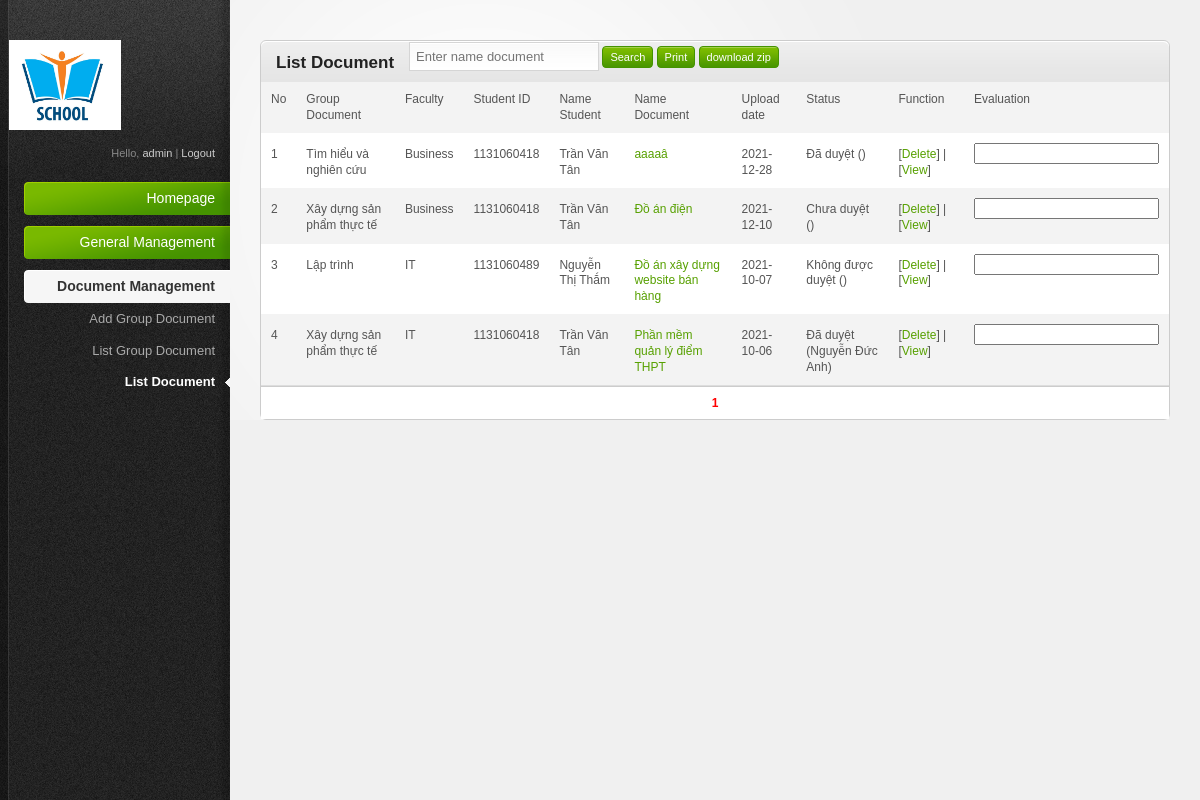
The page /admin/index.php?act=document (signed in) on the database its author committed.
### tables this page shows
CREATE TABLE IF NOT EXISTS `tbl_document` (
  `id` int(11) NOT NULL AUTO_INCREMENT,
  `id_groupDoc` int(11) NOT NULL,
  `id_faculty` int(11) NOT NULL,
  `studentID` varchar(20) NOT NULL,
  `title` varchar(100) NOT NULL,
  `uploadDate` date NOT NULL,
  `document` varchar(300) NOT NULL,
  `status` varchar(20) NOT NULL,
  `adminID` varchar(20) NOT NULL,
  `description` varchar(300) NOT NULL,
  PRIMARY KEY (`id`)
);

CREATE TABLE IF NOT EXISTS `tbl_groupDoc` (
  `id` int(11) NOT NULL AUTO_INCREMENT,
  `name` varchar(50) NOT NULL,
  PRIMARY KEY (`id`)
);

CREATE TABLE IF NOT EXISTS `tbl_faculty` (
  `id` int(11) NOT NULL AUTO_INCREMENT,
  `name` varchar(50) NOT NULL,
  PRIMARY KEY (`id`)
);

CREATE TABLE IF NOT EXISTS `tbl_student` (
  `studentID` varchar(20) NOT NULL,
  `password` varchar(300) NOT NULL,
  `id_faculty` int(11) NOT NULL,
  `fullname` varchar(50) NOT NULL,
  `dob` date NOT NULL,
  `phoneNum` varchar(15) NOT NULL,
  `email` varchar(30) NOT NULL,
  PRIMARY KEY (`studentID`)
);

### admin/modules/document/list.php (the view, shortened to what this page needs)
<div class="content-box-header">
	<h3>List Document</h3>
	<form>
		<input placeholder='Enter name document' name="name"/>
		<input type="submit" value="Search" class="button">
		<a target="_blank" href="printDocument.php?"><input type="button" value="Print" class="button"></a>
		<a target="_blank" href="downloadzip.php?"><input type="button" value="download zip" class="button"></a>
	</form>
</div>
<table>
	<tr>
		<td>No</td>
		<td>Group Document</td>
		<td>Faculty</td>
		<td>Student ID</td>
		<td>Name Student</td>
		<td>Name Document</td>
		<td>Upload date</td>
		<td>Status</td>
		<td>Function</td>
		<td>Evaluation</td>
	</tr>
<?php
$faculty_gv=$_SESSION['faculty_gv'];
if($_SESSION['roles']=="Admin"){$morong=" "; $morong1="";}
else {$morong="DA.id_faculty=$faculty_gv and"; $morong1="where DA.id_faculty=$faculty_gv";}
if($_GET['id_faculty']){
	$sql="select NDA.name as 'nameGroup', CN.name as 'nameFaculty', DA.*, SV.fullname from tbl_document DA inner join tbl_groupDoc NDA on DA.id_groupDoc=NDA.id inner join tbl_faculty CN on DA.id_faculty=CN.id inner join tbl_student SV on SV.studentID=DA.studentID where $morong DA.studentID in (select studentID from tbl_student where id_faculty=$_GET[id_faculty]) order by DA.id desc";
}
else{
	$sql="select NDA.name as 'nameGroup', CN.name as 'nameFaculty', DA.*, SV.fullname from tbl_document DA inner join tbl_groupDoc NDA on DA.id_groupDoc=NDA.id inner join tbl_faculty CN on DA.id_faculty=CN.id inner join tbl_student SV on SV.studentID=DA.studentID $morong1 order by DA.id desc";
}
$qr=mysql_query($sql." limit $GLOBALS[vtbd], $GLOBALS[limit]");
$i=0;
while ($kq=mysql_fetch_array($qr)) {
	$i++;
	echo "<tr>";
		echo "<td>$i</td>";
		echo "<td>".$kq['nameGroup']."</td>";
		echo "<td>".$kq['nameFaculty']."</td>";
		echo "<td>".$kq['studentID']."</td>";
		echo "<td>".$kq['fullname']."</td>";
		echo "<td><a href='../upload/$kq[document]' target='_blank'>".$kq['title']."</a></td>";
		echo "<td>".$kq['uploadDate']."</td>";
		echo "<td>".$kq['status'];
		if($kq['status']!="Waiting"){
			$tv="select fullname from tbl_admin where adminID='$kq[adminID]'";
			$tv1=mysql_query($tv);
			$tv2=mysql_fetch_array($tv1);
			echo " ($tv2[fullname])</td><td>";
		}
		else{
			echo "</td>";
			echo "<td>[<a href='?act=document&mod=approvedDoc&id=$kq[id]&status=Approved'>Approved</a>] | [<a href='?act=document&mod=approvedDoc&id=$kq[id]&status=Unapproved'>Unapproved</a>] | ";
		}
			echo "[<a href='?act=document&mod=delete&id=$kq[id]' onclick='return checkDel()'>Delete</a>] | [<a href='?act=document&mod=seeSummary&id=$kq[id]'>View</a>]</td>";
			echo "<td><input name='evaluation".$kq[id]."' class='text-form'></td>";
	echo "</tr>";
}
?>
</table>
<?php
	if($_GET['id_faculty']) pageDivider("select count(*) from tbl_document where $morong studentID in (select studentID from tbl_student where id_faculty=$_GET[id_faculty])");
	elseif($_GET['name']) pageDivider("select count(*) from tbl_document where $morong title like'%$_GET[name]%'");
	else pageDivider("select count(*) from tbl_document DA $morong1");
?>

### admin/index.php (shortened to what this page needs)
<?php
	include("../includes/functions.php");
?>
<!DOCTYPE html PUBLIC "-//W3C//DTD XHTML 1.0 Transitional//EN" "http://www.w3.org/TR/xhtml1/DTD/xhtml1-transitional.dtd">
<html xmlns="http://www.w3.org/1999/xhtml">
<head>
<link rel="stylesheet" href="teamplates/css/reset.css" type="text/css" media="screen" />
<link rel="stylesheet" href="teamplates/css/style.css" type="text/css" media="screen" />
<link rel="stylesheet" href="teamplates/css/invalid.css" type="text/css" media="screen" />
</head>
<body>
	<div id="body-wrapper">
		<div id="sidebar">
			<?php include("includes/c_left.php"); ?>
		</div>
		<div id="main-content">
			<div class="content-box">
				<?php include("includes/c_right.php"); ?>
			</div>
		</div>
	</div>
</body>
</html>

### admin/includes/c_left.php (shortened to what this page needs)
<?php
	function check_current_act($act)
	{
		if($_GET['act']==$act)
		{
			return "current";
		}
	}
	function check_current_mod($act,$mod)
	{
		if($_GET['act']==$act and $_GET['mod']==$mod)
		{
			return "current";
		}
	}
?>
<div id="sidebar-wrapper">
	<a href="#"><img id="logo" src="teamplates/images/logo.png" alt="CONTROL PANEL" style="
    width: 112px;
"></a>
	<div id="profile-links">
		Hello, <a href="?act=login&mod=changePassword" title="Change Password"><?php echo $_SESSION['adminID']; ?></a> | <a href="?act=login&mod=logout" title="Logout">Logout</a>
	</div>
	<ul id="main-nav">
		<li>
			<a href="index.php" class="nav-top-item no-submenu <?php echo check_current_act('');?>">
				Homepage
			</a>
		</li>
		<?php if($_SESSION['roles']=="Admin"){ ?>
		<li>
			<a href="#" class="nav-top-item <?php echo check_current_act('faculty').check_current_act('admin').check_current_act('student'); ?>">
			General Management</a>
		</li>
		<?php } ?>
		<li>
			<a href="#" class="nav-top-item <?php echo check_current_act('groupDoc'). check_current_act('document'); ?>">
			Document Management</a>
			<ul>
				<?php if($_SESSION['roles']=="Admin" || $_SESSION['roles']=="Coordinator"){ ?>
				<li><a class="<?php echo check_current_mod('groupDoc','add'); ?>" href="?act=groupDoc&mod=add">Add Group Document</a></li>
				<li><a class="<?php echo check_current_mod('groupDoc',''); ?>" href="?act=groupDoc
				">List Group Document</a></li>
				<?php } ?>
				<li>
					<a href="?act=document" class="<?php echo check_current_mod('document',''); ?>">
					List Document</a>
				</li>
			</ul>
		</li>
	</ul>
</div>

### admin/includes/c_right.php (shortened to what this page needs)
<?php
	switch ($_GET['act']) {
		case 'document':
			if($_GET['mod']=="delete"){
				include("modules/document/delete.php");
			}
			elseif($_GET['mod']=="approvedDoc"){
				include("modules/document/approvedDoc.php");
			}
			elseif($_GET['mod']=="seeSummary"){
				include("modules/document/seeSummary.php");
			}
			else{
				include("modules/document/list.php");
			}
			break;
	}
?>

### includes/functions.php (shortened to what this page needs)
		<?php
	function pageDivider($sql)
	{
		?>
		<?php
		$r_tv_1=mysql_query($sql);
		$r_tv_2=mysql_fetch_row($r_tv_1);
		$so=$r_tv_2[0];
		$st=ceil($so/$GLOBALS['limit']);
		echo "<div class='page'>";
		if($_GET['page']!="")
		{
			if(ereg("&page=",$_SERVER['REQUEST_URI']))
			{
				$_SERVER['REQUEST_URI']=str_replace("&page=","",$_SERVER['REQUEST_URI']);
				$_SERVER['REQUEST_URI']=substr($_SERVER['REQUEST_URI'],0,-strlen($_GET['page']));
				$lpt=$_SERVER['REQUEST_URI']."&page=";
			}
			else
			{
				$lpt=$_SERVER['REQUEST_URI']."&page=";
			}
		}
		else
		{
			$lpt=$_SERVER['REQUEST_URI']."&page=";
		}
		if($_GET['page']==""){$a=1;}else{$a=$_GET['page'];}
		$b_1=$_GET['page']-5;$n_1=$b_1;
		if($b_1<1){$b_1=1;}
		$b_2=$_GET['page']+5;
		if($b_2>=$st){$n_2=$b_2;$b_2=$st;}
		if($n_1<0){$v=(-1)*$n_1;$b_2=$b_2+$v;}
		if($n_2>=$st){$v_2=$n_2-$st;$b_1=$b_1-$v_2;}
		for($i=$b_1;$i<=$b_2;$i++)
		{
			$lpt_1=$lpt.$i;
			if($i>0 && $i<=$st)
			{
				if($i!=$a)
				{
					?>
						<a href="<?php echo $lpt_1; ?>" class="pt3"><?php echo $i;?> </a>
					<?php
				}
				else
				{
					echo "<b style=\"color:red\">$i</b>";
				}
			}
		}
		echo "</div>";
	}
?>

### admin/teamplates/css/style.css (style rules this page uses)
html { font-size: 100%; height: 100%; margin-bottom: 1px; }
body { font-family: Arial, Helvetica, sans-serif; color: #555; background: #f0f0f0 url('../images/bg-body.gif') top left repeat-y; font-size: 12px; }
#body-wrapper { background: url('../images/bg-radial-gradient.gif') fixed 230px top no-repeat; }
h1, h2, h3, h4, h5, h6 { font-family: Helvetica, Arial, sans-serif; color: #222; font-weight: bold; }
h3 { font-size: 17px; padding: 0 0 10px 0; }
a { color: #57a000; text-decoration: none; }
.button { font-family: Verdana, Arial, sans-serif; display: inline-block; background: #459300 url('../images/bg-button-green.gif') top left repeat-x !important; border: 1px solid #459300 !important; padding: 4px 7px 4px 7px !important; color: #fff !important; font-size: 11px !important; cursor: pointer; }
#sidebar { background: url('../images/bg-sidebar.gif') top left no-repeat; width: 230px; height: 100%; position: absolute; left: 0; top: 0; color: #888; font-size: 11px; }
#sidebar #sidebar-wrapper { margin: 0 0 0 9px; }
#sidebar a, #sidebar a:active { color:#ccc; }
#sidebar #logo { margin: 40px 0 15px 0; }
#sidebar #profile-links { padding: 0 15px 20px 15px; text-align: right; line-height: 1.5em; }
#sidebar #main-nav { width: 206px; padding: 0; margin: 0 0 0 15px; font-family: Helvetica, Arial, sans-serif; }
#sidebar #main-nav li { list-style: none; padding-bottom: 10px; text-align: right; }
#sidebar #main-nav li a.nav-top-item { background: transparent url('../images/bg-menu-item-green.gif') right center no-repeat; padding: 10px 15px; color: #fff; font-size: 14px; cursor: pointer; display: block; text-decoration: none; }
#sidebar #main-nav li a.current { background-image: url('../images/bg-menu-item-current.gif') !important; color: #333; font-weight: bold; }
#sidebar #main-nav ul { padding: 0; font-size: 12px; margin: 0; }
#sidebar #main-nav ul li { list-style: none; margin: 0; text-align: right; padding: 0; }
#sidebar #main-nav ul li a { padding: 8px 15px; display: block; color: #aaa; font-size: 13px; line-height: 1.2em; }
#sidebar #main-nav ul li a:hover, #sidebar #main-nav ul li a.current, #sidebar #main-nav ul li a.current:hover { color: #fff; }
#sidebar #main-nav ul li a.current { background: transparent url('../images/menu-current-arrow.gif') right center no-repeat !important; }
#main-content { margin: 0 30px 0 260px; padding: 40px 0 0 0; }
.content-box { border: 1px solid #ccc; margin: 0 0 20px 0; background: #fff; }
.content-box-header { background: #e5e5e5 url('../images/bg-content-box.gif') top left repeat-x; margin-top: 1px; height: 40px; }
.content-box-header h3 { padding: 12px 15px 10px; float: left; }
#main-content table { width: 100%; border-collapse: collapse; }
#main-content tbody tr { background: #fff; }
#main-content tbody tr.alt-row { background: #f3f3f3; }
#main-content table td, #main-content table th { padding: 10px; line-height: 1.3em; }
form input, input.text-input, form select, form textarea, form .wysiwyg { padding: 6px; font-size: 13px; background: #fff url('../images/bg-form-field.gif') top left repeat-x; border: 1px solid #d5d5d5; color: #333; }

### admin/teamplates/css/invalid.css (style rules this page uses)
.button, #main-content table tfoot td .bulk-actions select, .pagination a.number, form input.text-input, form textarea, form .wysiwyg, form select { -moz-border-radius: 4px; -webkit-border-radius: 4px; border-radius: 4px; }
.content-box, .content-box-header, ul.content-box-tabs li a.current, .shortcut-button, .notification { -moz-border-radius: 6px; -webkit-border-radius: 6px; border-radius: 6px; }
.content-box-header { -moz-border-radius-bottomleft: 0; -moz-border-radius-bottomright: 0; -webkit-border-bottom-left-radius: 0; -webkit-border-bottom-right-radius: 0; border-bottom-left-radius: 0; border-bottom-right-radius: 0; }

### includes/functions.php (style rules this page uses)
.page { text-align: center; padding: 10px; border-top: 1px solid #ccc; background: #fff; }

### rows shown on the page
tbl_document: id_groupDoc.name "Tìm hiểu và nghiên cứu", id_faculty.name "Business", studentID "1131060418", studentID.fullname "Trần Văn Tân", title "aaaaâ", uploadDate "2021-12-28", status "Đã duyệt"
tbl_document: id_groupDoc.name "Xây dựng sản phẩm thực tế", id_faculty.name "Business", studentID "1131060418", studentID.fullname "Trần Văn Tân", title "Đồ án điện", uploadDate "2021-12-10", status "Chưa duyệt"
tbl_document: id_groupDoc.name "Lập trình", id_faculty.name "IT", studentID "1131060489", studentID.fullname "Nguyễn Thị Thắm", title "Đồ án xây dựng website bán hàng", uploadDate "2021-10-07", status "Không được duyệt"
tbl_document: id_groupDoc.name "Xây dựng sản phẩm thực tế", id_faculty.name "IT", studentID "1131060418", studentID.fullname "Trần Văn Tân", title "Phần mềm quản lý điểm THPT", uploadDate "2021-10-06", status "Đã duyệt", adminID.fullname "Nguyễn Đức Anh"

### other values the page prints
$_SESSION['adminID'] "admin"
